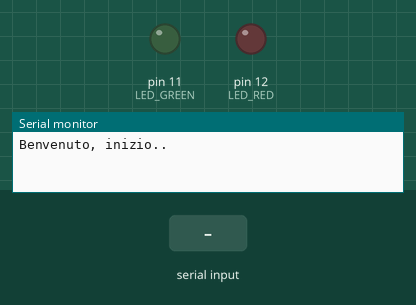
Recording of a sketch running on a simulated Arduino Uno, built with avr-gcc and run on an emulated ATmega328P. On the bench: output pins drawn as LEDs (lit = HIGH), the last lines printed to the serial monitor. Inputs (shaded band) come from the test bench.

Above: at 2.5 s.
2.6 s: "R\n" received over Serial
At 4.9 s:
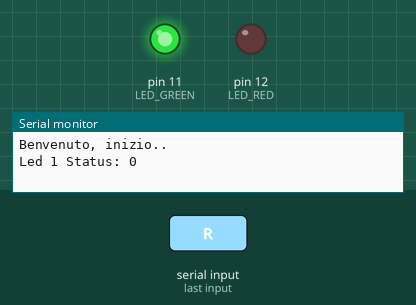
5.6 s: "1\n" received over Serial
At 9.5 s:
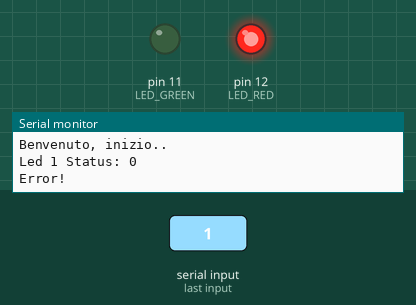
Timing chart, 0 to 13.5 s (numbered marks = the images above; inputs shaded):
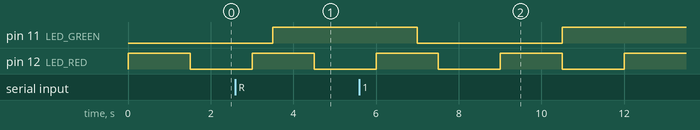

Measured:
- by itself, pin 12 (LED_RED): alternates HIGH for 1.5 s and LOW for 1.5 s

The sketch:

Es2.ino
```cpp
#include <TimerOne.h>

const int LED_RED=12;
const int LED_GREEN=11;

const float HALF_P_RED=1.5;
const float HALF_P_GREEN=3.5;

volatile int green_state=LOW;
volatile int red_state=LOW;

void blinkGreen(){
  green_state=!green_state; //inverto lo stato
  digitalWrite(LED_GREEN,green_state);
  }

void serialPrintStatus(){
   int inByte;
  if(Serial.available()>0){
    inByte = Serial.read();

    if(inByte=='R') {
      Serial.print("Led 1 Status: ");
      Serial.println(red_state);
    }
    else if(inByte=='L'){
         Serial.print("Led 2 Status: ");
         Serial.println(green_state);
       }

    if(inByte!='\n' && inByte!='R' && inByte!='L')
     Serial.println("Error!");
  }
  }

void setup() {
  pinMode(LED_RED,OUTPUT);
  pinMode(LED_GREEN,OUTPUT);
  Timer1.initialize(HALF_P_GREEN*1e06);
  Timer1.attachInterrupt(blinkGreen);

  //messaggio di benvenuto all'avvio
  Serial.begin(9600); //crea una comunicazione serial con baudRate=9600

  while(!Serial); //finchè la connessione non è stata creata
  Serial.println("Benvenuto, inizio..");
}

void loop() {
  red_state=!red_state;
  digitalWrite(LED_RED,red_state);
  delay(HALF_P_RED*1e03);
  serialPrintStatus();
}
```
